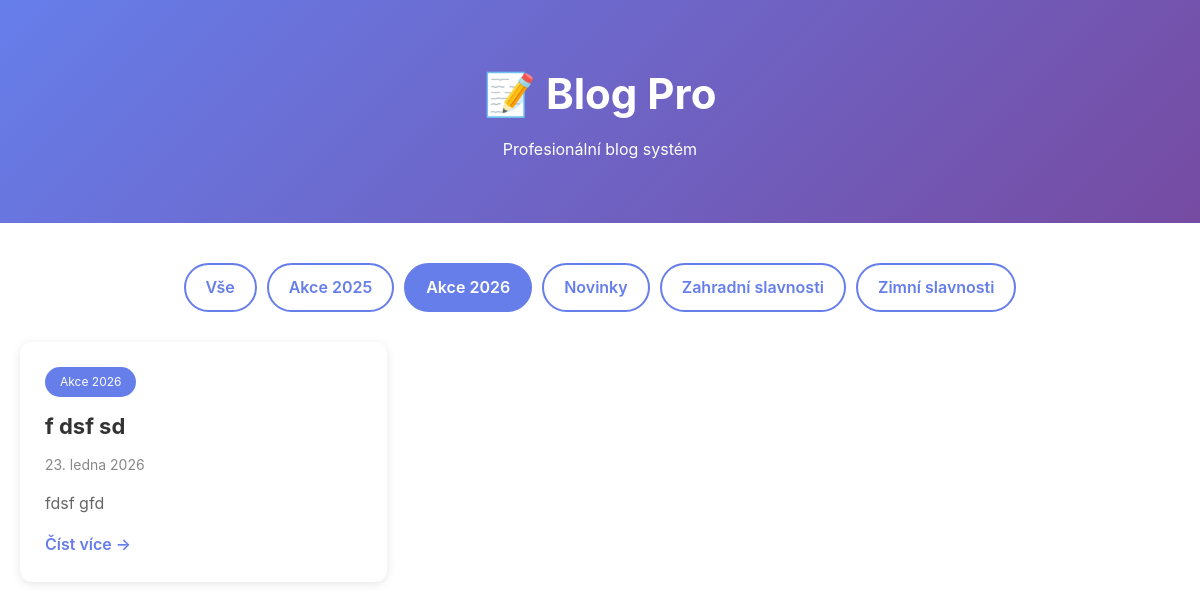
Page /?category=akce-2026 on the earlier database version.
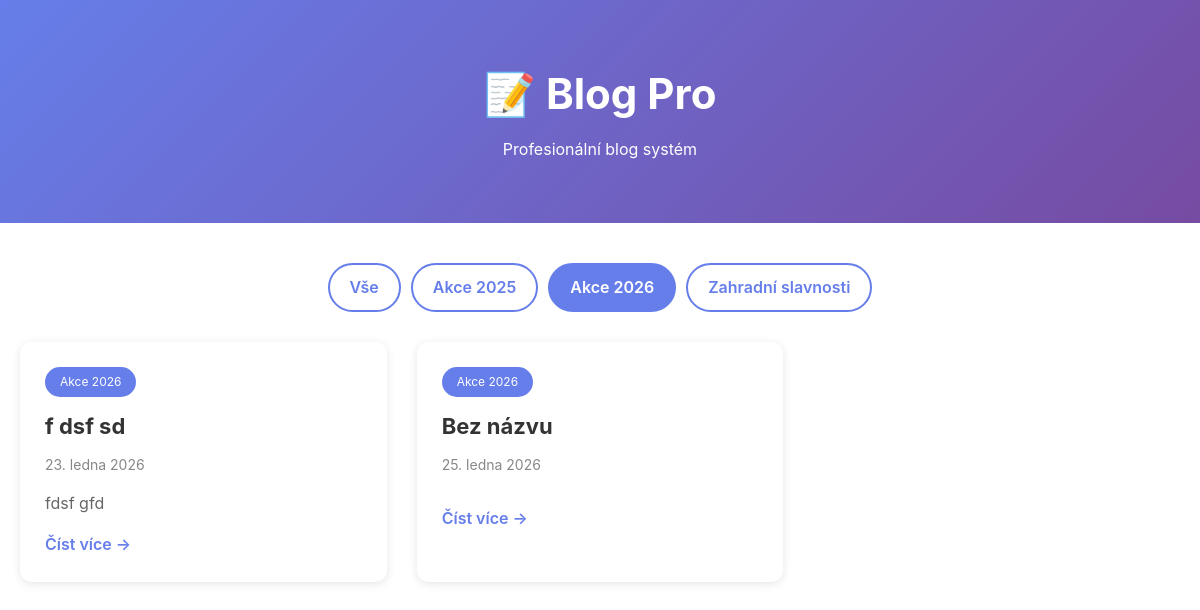
Same page on the later database version.
### tables this page shows
CREATE TABLE `categories` (
  `id` int(11) NOT NULL AUTO_INCREMENT,
  `name` varchar(100) NOT NULL,
  `slug` varchar(100) NOT NULL,
  `description` text,
  `created_at` timestamp NOT NULL DEFAULT CURRENT_TIMESTAMP,
  PRIMARY KEY (`id`),
  UNIQUE KEY `name` (`name`),
  UNIQUE KEY `slug` (`slug`),
  KEY `idx_slug` (`slug`)
);

CREATE TABLE `posts` (
  `id` int(11) NOT NULL AUTO_INCREMENT,
  `title` varchar(255) NOT NULL,
  `slug` varchar(255) NOT NULL,
  `content` longtext NOT NULL,
  `excerpt` text,
  `featured_image` varchar(255) DEFAULT NULL,
  `category_id` int(11) DEFAULT NULL,
  `author_id` int(11) NOT NULL,
  `status` enum('draft','published') DEFAULT 'draft',
  `scheduled_at` datetime DEFAULT NULL,
  `meta_title` varchar(255) DEFAULT NULL,
  `meta_description` text,
  `meta_keywords` varchar(255) DEFAULT NULL,
  `published_at` timestamp NULL DEFAULT NULL,
  `created_at` timestamp NOT NULL DEFAULT CURRENT_TIMESTAMP,
  `updated_at` timestamp NOT NULL DEFAULT CURRENT_TIMESTAMP ON UPDATE CURRENT_TIMESTAMP,
  `menu_order` int(11) DEFAULT '0',
  PRIMARY KEY (`id`),
  UNIQUE KEY `slug` (`slug`),
  KEY `idx_slug` (`slug`),
  KEY `idx_status` (`status`),
  KEY `idx_category` (`category_id`),
  KEY `idx_author` (`author_id`),
  KEY `idx_published` (`published_at`),
  FULLTEXT KEY `idx_search` (`title`,`content`,`excerpt`),
  CONSTRAINT `posts_ibfk_1` FOREIGN KEY (`category_id`) REFERENCES `categories` (`id`) ON DELETE SET NULL,
  CONSTRAINT `posts_ibfk_2` FOREIGN KEY (`author_id`) REFERENCES `users` (`id`) ON DELETE CASCADE
);

### includes/helpers.php (called while the page is built, shortened)
<?php
function formatDate($date, $format = 'j. n. Y') {
    $months = [
        1 => 'ledna', 2 => 'února', 3 => 'března', 4 => 'dubna',
        5 => 'května', 6 => 'června', 7 => 'července', 8 => 'srpna',
        9 => 'září', 10 => 'října', 11 => 'listopadu', 12 => 'prosince'
    ];
    $timestamp = is_numeric($date) ? $date : strtotime($date);
    $day = date('j', $timestamp);
    $month = $months[(int)date('n', $timestamp)];
    $year = date('Y', $timestamp);
    return "$day. $month $year";
}
function e($text) {
    if ($text === null || $text === '') {
        return '';
    }
    return htmlspecialchars($text, ENT_QUOTES, 'UTF-8');
}
function truncate($text, $length = 100, $suffix = '...') {
    $text = strip_tags($text);
    if (mb_strlen($text) <= $length) {
        return $text;
    }
    return mb_substr($text, 0, $length) . $suffix;
}
function get($key, $default = null) {
    return $_GET[$key] ?? $default;
}
?>

### includes/database.class.php (called while the page is built, shortened)
<?php
class Database {
    private $connection;
    private $stmt;
    public function __construct() {
        $dsn = 'mysql:host=' . DB_HOST . ';dbname=' . DB_NAME . ';charset=' . DB_CHARSET;
        $options = [
            PDO::ATTR_ERRMODE => PDO::ERRMODE_EXCEPTION,
            PDO::ATTR_DEFAULT_FETCH_MODE => PDO::FETCH_ASSOC,
            PDO::ATTR_EMULATE_PREPARES => false,
            PDO::MYSQL_ATTR_INIT_COMMAND => "SET NAMES utf8mb4 COLLATE utf8mb4_unicode_ci"
        ];
        try {
            $this->connection = new PDO($dsn, DB_USER, DB_PASS, $options);
        } catch (PDOException $e) {
            $this->error = $e->getMessage();
            $this->logError('Database Connection', $e->getMessage());
            die('Chyba připojení k databázi. Zkontrolujte konfiguraci.');
        }
    }
    public function query($sql) {
    try {
        $this->stmt = $this->connection->prepare($sql);
        return $this;
    } catch (PDOException $e) {
        $this->logError('Query Prepare', $e->getMessage());
        $this->stmt = null;
        return $this;
    }
}
    public function bind($param, $value, $type = null) {
        if (is_null($type)) {
            switch (true) {
                case is_int($value):
                    $type = PDO::PARAM_INT;
                    break;
                default:
                    $type = PDO::PARAM_STR;
            }
        }
        $this->stmt->bindValue($param, $value, $type);
        return $this;
    }
    public function execute() {
        try {
            return $this->stmt->execute();
        } catch (PDOException $e) {
            $this->logError('Query Execute', $e->getMessage());
            return false;
        }
    }
    public function fetchAll() {
    $this->execute();
    return $this->stmt->fetchAll();
    }
    public function fetch() {
        $this->execute();
        return $this->stmt->fetch();
    }
}
?>

### config.php (called while the page is built, shortened)
<?php
require_once INCLUDES_PATH . 'database.class.php';
require_once INCLUDES_PATH . 'post.class.php';
require_once INCLUDES_PATH . 'category.class.php';
require_once INCLUDES_PATH . 'security.class.php';
$db = new Database();
require_once INCLUDES_PATH . 'helpers.php';
?>

### includes/category.class.php (called while the page is built, shortened)
<?php
class Category {
    private $db;
    public function __construct() {
        global $db;
        $this->db = $db;
    }
    public function getAll() {
        $this->db->query("SELECT * FROM categories ORDER BY name ASC");
        return $this->db->fetchAll();
    }
    public function getBySlug($slug) {
        $this->db->query("SELECT * FROM categories WHERE slug = :slug");
        $this->db->bind(':slug', $slug);
        return $this->db->fetch();
    }
}
?>

### includes/post.class.php (called while the page is built, shortened)
<?php
class Post {
    private $db;
    public function __construct() {
        global $db;
        $this->db = $db;
    }
    public function getAll($status = 'published', $limit = null, $offset = 0, $categoryId = null) {
        $sql = "SELECT p.*, c.name as category_name, c.slug as category_slug,
                       u.username as author_name
                FROM posts p
                LEFT JOIN categories c ON p.category_id = c.id
                LEFT JOIN users u ON p.author_id = u.id
                WHERE p.status = :status";
        if ($categoryId) {
            $sql .= " AND p.category_id = :category_id";
        }
        $sql .= " ORDER BY p.menu_order ASC, p.published_at DESC, p.created_at DESC";
        if ($limit) {
            $sql .= " LIMIT " . (int)$limit . " OFFSET " . (int)$offset;
        }
        $this->db->query($sql);
        $this->db->bind(':status', $status);
        if ($categoryId) {
            $this->db->bind(':category_id', $categoryId);
        }
        return $this->db->fetchAll();
    }
}
?>

### index.php (the view, shortened to what the changed rows need)
<?php
require_once 'config.php';
$post = new Post();
$category = new Category();
$categorySlug = get('category');
$categoryId = null;
if ($categorySlug) {
    $currentCategory = $category->getBySlug($categorySlug);
    $categoryId = $currentCategory['id'] ?? null;
}
$posts = $post->getAll('published', 50, 0, $categoryId);
$categories = $category->getAll();
?>
<!DOCTYPE html>
<html lang="cs">
<head>
</head>
<body>
    <header>
        <h1>📝 <?= SITE_NAME ?></h1>
    </header>
    <div class="container">
        <div class="filters">
            <a href="index.php" class="filter-btn <?= !$categorySlug ? 'active' : '' ?>">Vše</a>
            <?php foreach ($categories as $cat): ?>
                <a href="?category=<?= e($cat['slug']) ?>"
                   class="filter-btn <?= $categorySlug === $cat['slug'] ? 'active' : '' ?>">
                    <?= e($cat['name']) ?>
                </a>
            <?php endforeach; ?>
        </div>
        <?php if (empty($posts)): ?>
            <p style="text-align: center; padding: 60px; color: #999;">Zatím žádné příspěvky</p>
        <?php else: ?>
            <div class="posts-grid">
                <?php foreach ($posts as $p): ?>
                    <div class="post-card">
                        <div class="post-content">
                            <span class="post-category"><?= e($p['category_name'] ?? 'Ostatní') ?></span>
                            <h2 class="post-title"><?= e($p['title']) ?></h2>
                            <div class="post-date"><?= formatDate($p['published_at']) ?></div>
                            <p class="post-excerpt"><?= e(truncate($p['excerpt'] ?? $p['content'], 150)) ?></p>
                            <a href="post.php?slug=<?= e($p['slug']) ?>" class="read-more">Číst více →</a>
                        </div>
                    </div>
                <?php endforeach; ?>
            </div>
        <?php endif; ?>
    </div>
</body>
</html>

Differences in the rows shown:
removed categories: name "Novinky"
removed categories: name "Zimní slavnosti"
added posts: category.name "Akce 2026", title "Bez názvu", published_at "25. ledna 2026"
